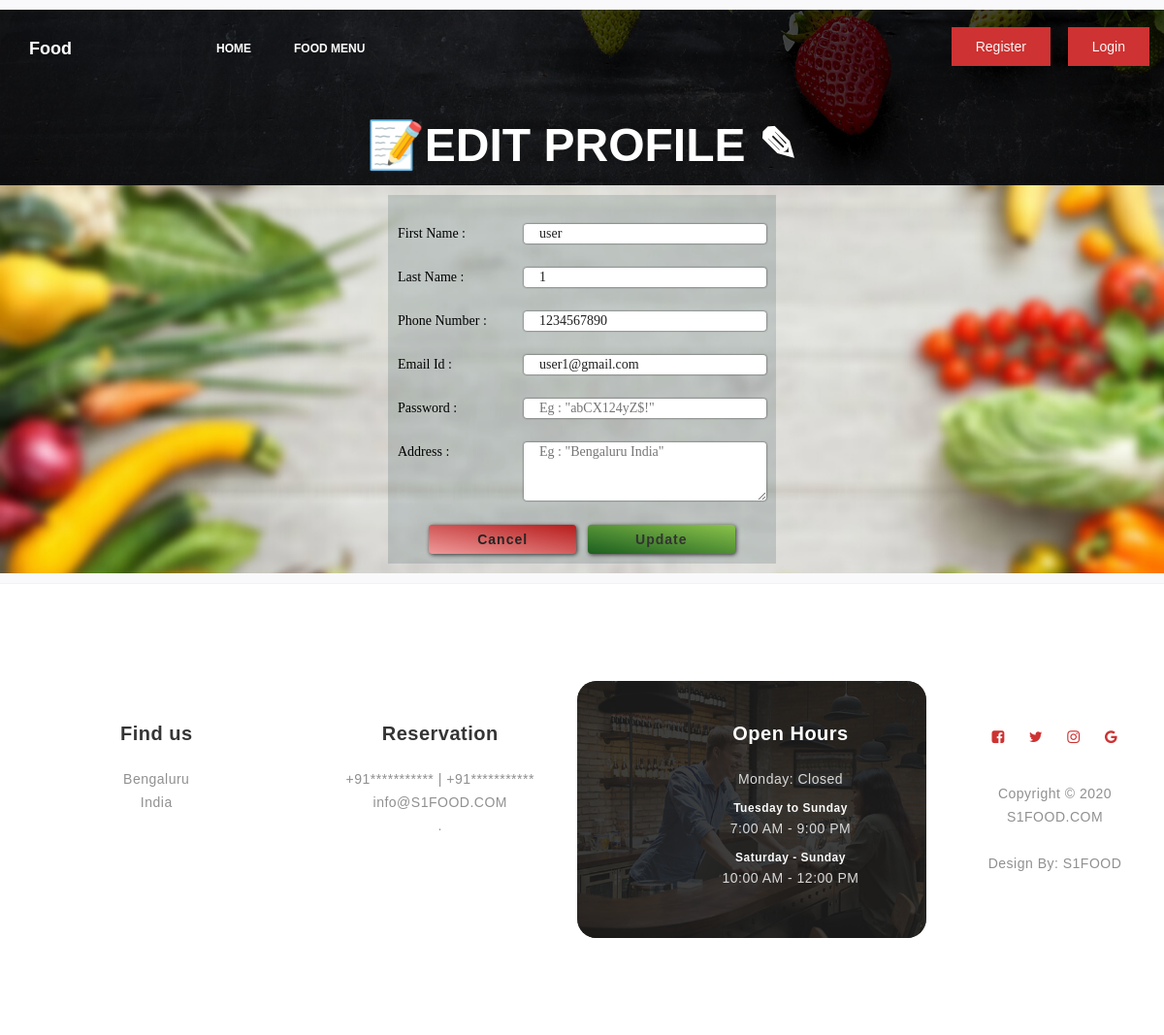
Screenshot of /editcustomer/33 with the database file from the repository.
### foodapp/models.py (models this page shows)
class Cust(models.Model):
	CustId    = models.AutoField(primary_key=True)
	CustFName  = models.CharField(max_length=30)
	CustLName  = models.CharField(max_length=30)
	CustCont  = models.CharField(max_length=10)
	CustEmail = models.CharField(max_length=50)
	CustPass  = models.CharField(max_length=60)
	Address  = models.CharField(max_length=150,default='')
	class Meta:
		db_table = "FP_Cust"

### foodapp/views.py (the view)
# urls.py: path('editcustomer/<int:CustId>',views.updatecust),
def updatecust(request,CustId):
	custs = Cust.objects.get(CustId=CustId)
	form = CustForm(request.POST,instance=custs)
	if form.is_valid():
		form.save()
		session_keys = list(request.session.keys())
		for key in session_keys:
			del request.session[key]
		return redirect("/login")
	return render(request,'updatecust.html',{'c':custs})

### Templates/foodapp/updatecust.html (shortened to what this page needs)
<!DOCTYPE html>
<html lang="en">
<head>
    {% load static %}
	<link rel="stylesheet" href="https://use.fontawesome.com/releases/v5.3.1/css/all.css">
    <link rel="stylesheet" type="text/css" href="{% static 'css/master.css' %}">
    <link rel="stylesheet" href="{% static 'css/bootstrap.min.css' %}">
    <link rel="stylesheet" href="{% static 'css/font-awesome.min.css' %}">
    <link rel="stylesheet" href="{% static 'css/animate.css' %}">
    <link rel="stylesheet" href="{% static 'css/owl.carousel.css' %}">
    <link rel="stylesheet" href="{% static 'css/owl.theme.default.min.css' %}">
    <link rel="stylesheet" href="{% static 'css/magnific-popup.css' %}">
    <link rel="stylesheet" href="{% static 'css/style.css' %}">
</head>
<body>
    <section class="navbar custom-navbar navbar-fixed-top" role="navigation">
        <div class="container">
            <div class="navbar-header">
                <a href="index.html" class="navbar-brand"> Food </a>
            </div>
            <div class="collapse navbar-collapse">
                <ul class="nav navbar-nav navbar-nav-first">
                    <li><a href="home" class="smoothScroll">Home</a></li>
                    <li><a href="allfood" class="smoothScroll">Food Menu</a></li>
                </ul>
                <ul class="nav navbar-nav navbar-right">
					{% if request.session.CustId is None and request.session.AdminId is None %}
                    <a href="addcustomer" class="section-btn">Register</a>
					{% endif %}
					{% if request.session.CustId is None and request.session.AdminId is None %}
                    <a href="login" class="section-btn">Login</a>
					{% endif %}
                </ul>
            </div>
        </div>
    </section>
    <div class="inner-page-banner-area" style="max-height:50px;">
	<div style="width:100%;text-align:center;" class="pagination-area">
	<h2>📝Edit Profile &#9998;</h2>
	</div>
    </div>
    <div style="width:100%;background-image:url({% static 'images/foodformbckblur.png' %});background-size: 100%;background-repeat: no-repeat;background-position:center;">
	<center>
	<form class="myform-container" action="/editcustomer/{{c.CustId}}" method="post">{% csrf_token %}
            <span class="entry-box">First Name : <input type="text" name="CustFName" value="{{c.CustFName}}" placeholder="Eg: &quot;Michael&quot;"required></span>
            <span class="entry-box">Last Name : <input type="text" name="CustLName" value="{{c.CustLName}}" placeholder="Eg : &quot;Diaz&quot;"required></span>
            <span class="entry-box">Phone Number : <input type="tel" name="CustCont" value="{{c.CustCont}}" maxlength="10" pattern="[0-9]{10}" placeholder="Eg : &quot;***********&quot;" required></span>
            <span class="entry-box">Email Id : <input type="email" name="CustEmail" value="{{c.CustEmail}}" placeholder="Eg : &quot;someone@example.com&quot;" required></span>
            <span class="entry-box">Password : <input type="password" name="CustPass" placeholder="Eg : &quot;abCX124yZ$!&quot;" required></span>
			<span class="entry-box">Address : <textarea type="text" rows="3" name="Address" placeholder="Eg : &quot;Bengaluru India&quot;" maxlength="140" required></textarea></span>
            <center><button type="reset"class="butn" style="
            background-image: linear-gradient(190deg, rgba(183,28,28 ,1), rgba(239,154,154 ,1));" name="button"><a href="home">Cancel</a></button>
              &nbsp;&nbsp;<button type="submit" class="butn" name="button">Update</button>
              </center>
            </form></center>
			</div>
    <footer id="footer" data-stellar-background-ratio="0.5" style="background-color:#FFFFFF">
        <div class="container">
            <div class="row">
                <div class="col-md-3 col-sm-8">
                    <div class="footer-info">
                        <div class="section-title">
                            <h2 class="wow fadeInUp" data-wow-delay="0.2s">Find us</h2>
                        </div>
                        <address class="wow fadeInUp" data-wow-delay="0.4s">
                            <p>Bengaluru<br>India</p>
                        </address>
                    </div>
                </div>
                <div class="col-md-3 col-sm-8">
                    <div class="footer-info">
                        <div class="section-title">
                            <h2 class="wow fadeInUp" data-wow-delay="0.2s">Reservation</h2>
                        </div>
                        <address class="wow fadeInUp" data-wow-delay="0.4s">
                            <p>+91*********** | +91***********</p>
                            <p><a href="mailto:****@gmail.com">info@S1FOOD.COM</a></p>
                            <p>. </p>
                        </address>
                    </div>
                </div>
                <div class="col-md-4 col-sm-8">
                    <div class="footer-info footer-open-hour">
                        <div class="section-title">
                            <h2 class="wow fadeInUp" data-wow-delay="0.2s">Open Hours</h2>
                        </div>
                        <div class="wow fadeInUp" data-wow-delay="0.4s">
                            <p>Monday: Closed</p>
                            <div>
                                <strong>Tuesday to Sunday</strong>
                                <p>7:00 AM - 9:00 PM</p>
                            </div>
                            <div>
                                <strong>Saturday - Sunday</strong>
                                <p>10:00 AM - 12:00 PM</p>
                            </div>
                        </div>
                    </div>
                </div>
                <div class="col-md-2 col-sm-4">
                    <ul class="wow fadeInUp social-icon" data-wow-delay="0.4s">
                        <li><a href="#" class="fa fa-facebook-square" attr="facebook icon"></a></li>
                        <li><a href="#" class="fa fa-twitter"></a></li>
                        <li><a href="#" class="fa fa-instagram"></a></li>
                        <li><a href="#" class="fa fa-google"></a></li>
                    </ul>
                    <div class="wow fadeInUp copyright-text" data-wow-delay="0.8s">
                        <p><br>Copyright &copy; 2020 <br>S1FOOD.COM
                            <br><br>Design By: <a rel="nofollow" href="#">  S1FOOD</a></p>
                    </div>
                </div>
            </div>
        </div>
    </footer>
</body>
</html>
</body>
</html>

### foodapp/static/css/master.css (style rules this page uses)
* { margin: 0; padding: 0; font-family: sans-serif; box-sizing: border-box; text-decoration: none; }
body { background-image: url("/static/images/mainscreen4.jpg"); height: 100vh; max-width: 100%; background-size: cover; background-repeat: no-repeat; background-attachment: fixed; background-position: 50% 100%; display: grid; grid-template-rows: 1fr auto; }
.entry-box { color: black; display: block; padding: 5px 0 5px 0; margin-top: 15px; font-family: sans-serif; font-family: 'Sriracha', cursive; text-align: left; }
.entry-box input { float: right; width: 250px; outline: none; color: rgba(33,33,33 ,1); border: none; border-radius: 3px; box-shadow: 0.1px 0.1px 5px; padding: 0 16px 0 16px; }
.entry-box textarea { float: right; width: 250px; outline: none; color: rgba(33,33,33 ,1); border: none; border-radius: 3px; box-shadow: 0.1px 0.1px 5px; padding: 0 16px 0 16px; }
.butn { margin-top: 25px; border: none;outline: none; font-family: sans-serif; font-weight: bold; width: 40%; font-size: 100%; height: 30px; background-image: linear-gradient(40deg,orange, pink);; padding-left: 10px; padding-right: 10px; border-radius: 4px; box-shadow: 1px 1px 4px; letter-spacing: 1px; font-family: 'Sriracha', cursive; }
footer { margin-top: 10px; padding-top: 15px; padding-bottom: 30px; background-color: #232323; color: white; font-family: sans-serif; font-size:12px; font-weight: normal; letter-spacing: 0.5px; text-align: center; flex-shrink: 0; }

### Templates/foodapp/updatecust.html (style rules this page uses)
.myform-container { width:400px; padding: 10px; margin:10px; background:#1d3b442b; z-index:5; }
.entry-box { color: black; display: block; padding: 5px 0 5px 0; margin-top: 15px; font-family: sans-serif; font-family: 'Sriracha', cursive; text-align: left; }
.entry-box input { float: right; width: 250px; outline: none; color: rgba(33,33,33 ,1); border: none; border-radius: 3px; box-shadow: 0.1px 0.1px 2px; padding: 0 16px 0 16px; }
.entry-box textarea { float: right; width: 250px; outline: none; color: rgba(33,33,33 ,1); border: none; border-radius: 3px; box-shadow: 0.1px 0.1px 2px; padding: 0 16px 0 16px; }
.butn { margin-top: 25px; border: none;outline: none; font-family: sans-serif; font-weight: bold; width: 40%; font-size: 100%; height: 30px; background-image: linear-gradient(190deg, rgba(139,195,74 ,1), rgba(27,94,32 ,1)); padding-left: 10px; padding-right: 10px; box-shadow: 1px 1px 4px; letter-spacing: 1px; }

### rows the page displays
Cust: CustFName "user", CustLName "1", CustCont "1234567890", CustEmail "user1@gmail.com"
